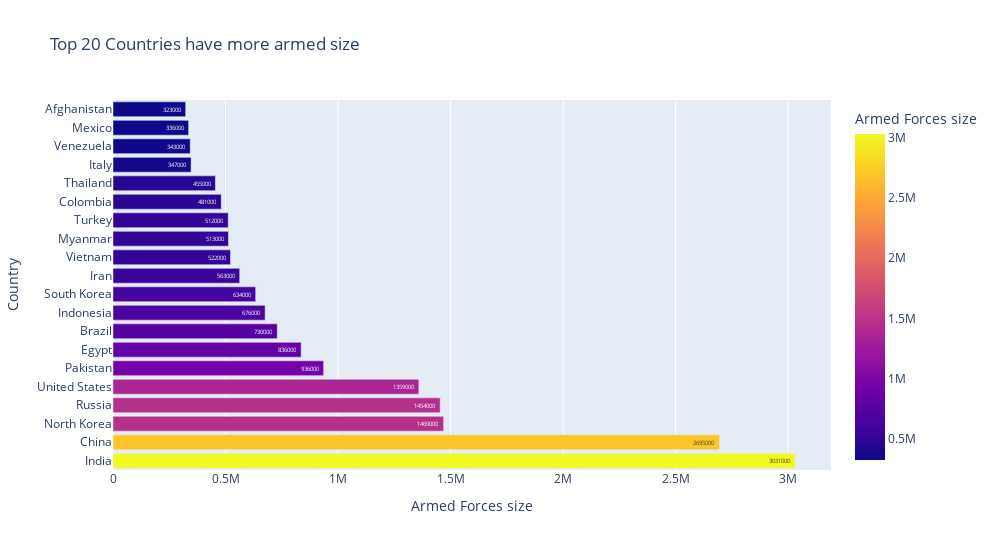

The notebook cell this image was saved under:
### Code cell
fig=px.bar(df.nlargest(20,'Armed Forces size')[['Country','Armed Forces size']],y='Country',x='Armed Forces size',color='Armed Forces size',text='Armed Forces size',title='Top 20 Countries have more armed size')
fig.update_layout(width=1000,height=550)
fig.show()

### Figure 1 — Plotly figure (JSON) as saved in the notebook; plotly's stock layout.template omitted (floating-point values rounded to 4 significant figures)
{"data": [{"alignmentgroup": "True", "hovertemplate": "Armed Forces size=%{marker.color}<br>Country=%{y}<extra></extra>", "legendgroup": "", "marker": {"color": [3031000, 2695000, 1469000, 1454000, 1359000, 936000, 836000, 730000, 676000, 634000, 563000, 522000, 513000, 512000, 481000, 455000, 347000, 343000, 336000, 323000], "coloraxis": "coloraxis", "pattern": {"shape": ""}}, "name": "", "offsetgroup": "", "orientation": "h", "showlegend": false, "text": [3031000, 2695000, 1469000, 1454000, 1359000, 936000, 836000, 730000, 676000, 634000, 563000, 522000, 513000, 512000, 481000, 455000, 347000, 343000, 336000, 323000], "textposition": "auto", "type": "bar", "x": [3031000, 2695000, 1469000, 1454000, 1359000, 936000, 836000, 730000, 676000, 634000, 563000, 522000, 513000, 512000, 481000, 455000, 347000, 343000, 336000, 323000], "xaxis": "x", "y": ["India", "China", "North Korea", "Russia", "United States", "Pakistan", "Egypt", "Brazil", "Indonesia", "South Korea", "Iran", "Vietnam", "Myanmar", "Turkey", "Colombia", "Thailand", "Italy", "Venezuela", "Mexico", "Afghanistan"], "yaxis": "y"}], "layout": {"barmode": "relative", "coloraxis": {"colorbar": {"title": {"text": "Armed Forces size"}}, "colorscale": [[0, "#0d0887"], [0.1111, "#46039f"], [0.2222, "#7201a8"], [0.3333, "#9c179e"], [0.4444, "#bd3786"], [0.5556, "#d8576b"], [0.6667, "#ed7953"], [0.7778, "#fb9f3a"], [0.8889, "#fdca26"], [1, "#f0f921"]]}, "height": 550, "legend": {"tracegroupgap": 0}, "title": {"text": "Top 20 Countries have more armed size"}, "width": 1000, "xaxis": {"anchor": "y", "autorange": true, "domain": [0, 1], "range": [0, 3191000.0], "title": {"text": "Armed Forces size"}, "type": "linear"}, "yaxis": {"anchor": "x", "autorange": true, "domain": [0, 1], "range": [-0.5, 19.5], "title": {"text": "Country"}, "type": "category"}}}
